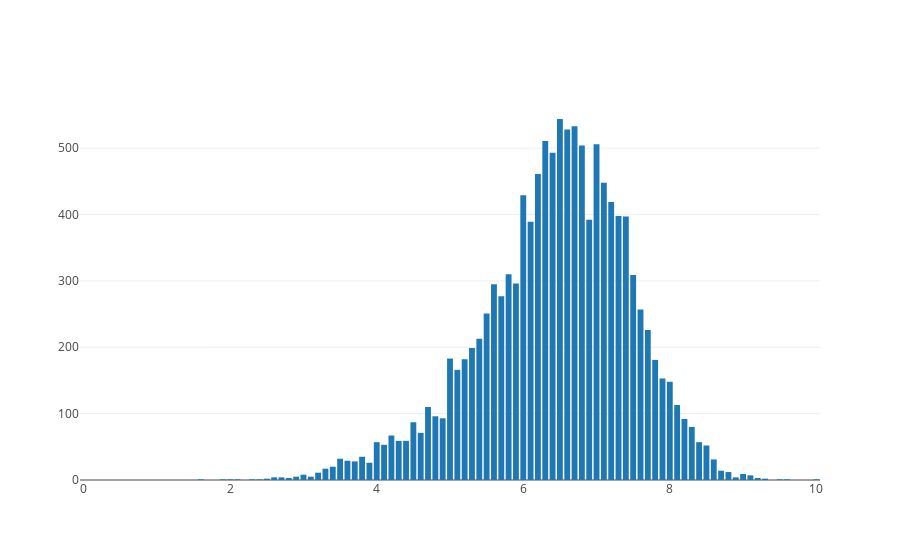

Write notebook code for a chart like this one.
### Code cell
print(animes_rating)

rating_dist = {}
for i in range (0, 101):
    rating_dist[i] = [i / 10, 0]

for r in animes_rating:
    if np.isnan(r):
        continue
    rating_dist[int(10 * r)][1] += 1

df = pd.DataFrame(rating_dist)

print(df)
data = [Bar(x=df.values[0], y=df.values[1])]
iplot(data, filename='jupyter/basic_bar')

### Figure 1 — Plotly figure (JSON) as saved in the notebook; plotly's stock layout.template omitted (floating-point values rounded to 4 significant figures)
{"data": [{"type": "bar", "x": [0, 0.1, 0.2, 0.3, 0.4, 0.5, 0.6, 0.7, 0.8, 0.9, 1, 1.1, 1.2, 1.3, 1.4, 1.5, 1.6, 1.7, 1.8, 1.9, 2, 2.1, 2.2, 2.3, 2.4, 2.5, 2.6, 2.7, 2.8, 2.9, 3, 3.1, 3.2, 3.3, 3.4, 3.5, 3.6, 3.7, 3.8, 3.9, 4, 4.1, 4.2, 4.3, 4.4, 4.5, 4.6, 4.7, 4.8, 4.9, 5, 5.1, 5.2, 5.3, 5.4, 5.5, 5.6, 5.7, 5.8, 5.9, 6, 6.1, 6.2, 6.3, 6.4, 6.5, 6.6, 6.7, 6.8, 6.9, 7, 7.1, 7.2, 7.3, 7.4, 7.5, 7.6, 7.7, 7.8, 7.9, 8, 8.1, 8.2, 8.3, 8.4, 8.5, 8.6, 8.7, 8.8, 8.9, 9, 9.1, 9.2, 9.3, 9.4, 9.5, 9.6, 9.7, 9.8, 9.9, 10], "y": [0, 0, 0, 0, 0, 0, 0, 0, 0, 0, 0, 0, 0, 0, 0, 0, 1, 0, 0, 1, 1, 1, 0, 1, 1, 2, 4, 4, 3, 5, 8, 5, 11, 17, 20, 32, 29, 28, 35, 26, 57, 53, 67, 59, 59, 87, 71, 110, 96, 93, 183, 166, 182, 199, 213, 251, 295, 277, 310, 296, 429, 389, 461, 511, 493, 544, 528, 533, 504, 392, 506, 448, 419, 398, 397, 309, 257, 226, 181, 153, 148, 113, 92, 80, 57, 52, 31, 14, 12, 4, 9, 7, 3, 2, 0, 1, 1, 0, 0, 0, 1]}], "layout": {}}
